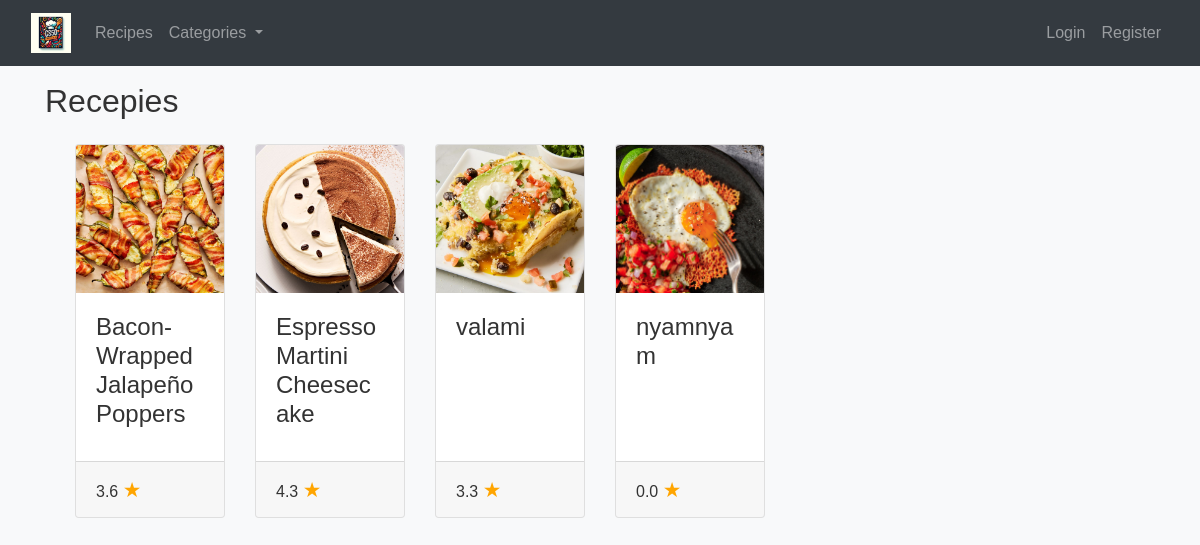
Before: / with the older database file.
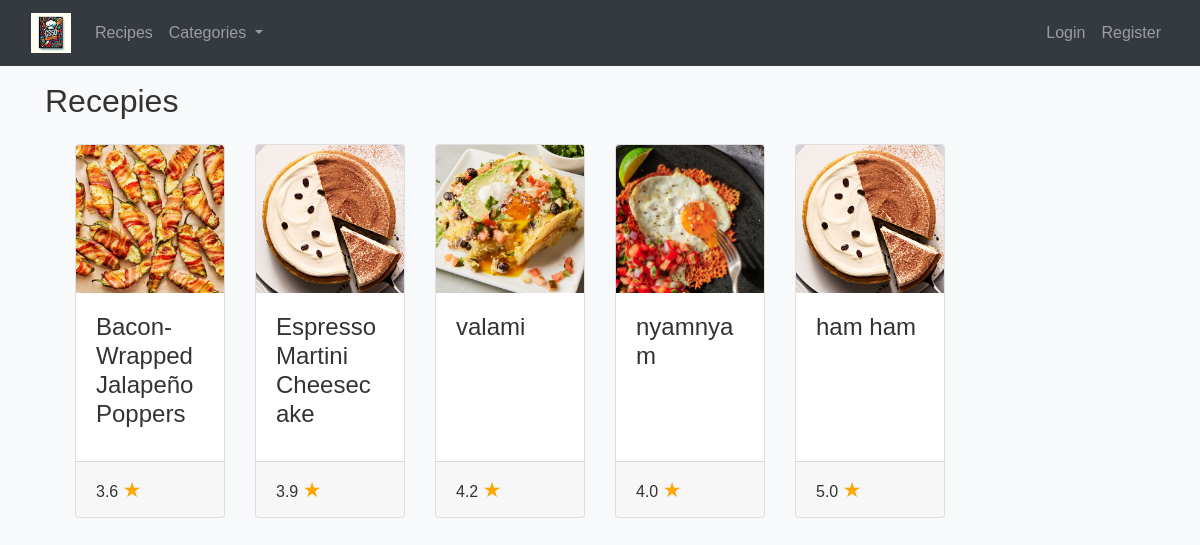
After: the same page with the newer database file.
### recepies/models.py (models this page shows, shortened)
class Recipe(models.Model):
  title = models.CharField(max_length=128)
  serving = models.PositiveIntegerField()
  preparation_time = models.PositiveIntegerField()
  difficulty = models.CharField(
    max_length=6,
    choices=DifficultyLevel.choices,
    default=DifficultyLevel.EASY
  )
  ingredients = models.TextField(help_text="List ingredients separated by a newline.")
  preparation = models.TextField()
  image = models.ImageField(upload_to='recepies/', null=True, blank=True)
  categories = models.ManyToManyField(Category, related_name='recipes')
  ratings = models.JSONField(default=dict)
  average_rating = models.FloatField(default=0.0)

### recepies/views.py (the view)
# urls.py: path("", views.index, name="index"),
def index(request):
    categories = Category.objects.all()
    recipes = Recipe.objects.all()
    return render(request, 'recepies/index.html', {'recipes': recipes, 'categories': categories})

### recepies/templates/recepies/index.html (shortened to what this page needs)
{% extends "recepies/layout.html" %} {% block content %}
<h2 class="mb-4">Recepies</h2>
<div class="container mt-3">
  <div class="row ml-auto mr-auto">
    {% for recipe in recipes%}
    <div class="col-md-4 col-lg-3 col-xl-2 mb-4">
      <div class="card card-listing h-100 d-flex flex-column">
        <img
          class="card-img-top img-fluid"
          src="{{ recipe.image.url }}"
          alt="{{ recipe.title }}"
          style="width: 200px"
        />
        <div class="card-body">
          <h4 class="card-title">{{ recipe.title|truncatechars:30 }}</h4>
        </div>
        <div class="card-footer mt-auto">
          <p class="card-text">{{ recipe.average_rating|floatformat:1 }} <span class="star-orange" style="font-size: 1.3rem">&#9733;</span> </p>
        </div>
      </div>
    </div>
    {% endfor %}
  </div>
</div>
{% endblock %}

### recepies/templates/recepies/layout.html (shortened to what this page needs)
{% load static %}
<!DOCTYPE html>
<html lang="en" >
  <head>
    <link
      rel="stylesheet"
      href="https://stackpath.bootstrapcdn.com/bootstrap/4.4.1/css/bootstrap.min.css"
    />
    <link rel="stylesheet" href="https://cdnjs.cloudflare.com/ajax/libs/font-awesome/6.5.1/css/all.min.css" />
    <link href="{% static 'recepies/style.css' %}" rel="stylesheet" />
  </head>
  <body>
    <nav class="navbar navbar-expand-lg navbar-dark bg-dark">
        <div class="container-fluid">
            <a class="navbar-brand" href="{% url 'index' %}">
                <img src="{% static 'recepies/Colorful_book.webp' %}" alt="Logo" style="height: 40px;">
            </a>
            <div class="collapse navbar-collapse" id="navbarNav">
                <ul class="navbar-nav me-auto">
                    <li class="nav-item">
                        <a class="nav-link" href="{% url 'index' %}">Recipes</a>
                    </li>
                    <li class="nav-item dropdown">
                        <a class="nav-link dropdown-toggle" href="#" id="navbarDropdownMenuLink" role="button" data-toggle="dropdown" aria-haspopup="true" aria-expanded="false">
                            Categories
                        </a>
                </ul>
                <ul class="navbar-nav ml-auto">
                    {% if user.is_authenticated %}
                        <li class="nav-item">
                            <span class="navbar-text">{{ user.username }}</span>
                        </li>
                        <li class="nav-item">
                            <a class="nav-link" href="{% url 'logout' %}">Logout</a>
                        </li>
                    {% else %}
                        <li class="nav-item">
                            <a class="nav-link" href="{% url 'login' %}">Login</a>
                        </li>
                        <li class="nav-item">
                            <a class="nav-link" href="{% url 'register' %}">Register</a>
                        </li>
                    {% endif %}
                </ul>
            </div>
        </div>
    </nav>
  <div class="container mt-3">
      {% block content %}
      {% endblock %}
  </div>
  </body>
</html>

### recepies/static/recepies/style.css (style rules this page uses)
body { font-family: 'Poppins', sans-serif; background-color: #f8f9fa; color: #333; }
.star-orange { font-size: 1rem; color: orange; }

### recepies/templates/recepies/layout.html (style rules this page uses)
.navbar-brand img { max-height: 100px; }

Changed rows visible on the page:
changed Recipe "Espresso Martini Cheesecake": average_rating "4.3" → "3.9"
changed Recipe "valami": average_rating "3.3" → "4.2"
changed Recipe "nyamnyam": average_rating "0.0" → "4.0"
added Recipe: image (picture), title "ham ham", average_rating "5.0"
